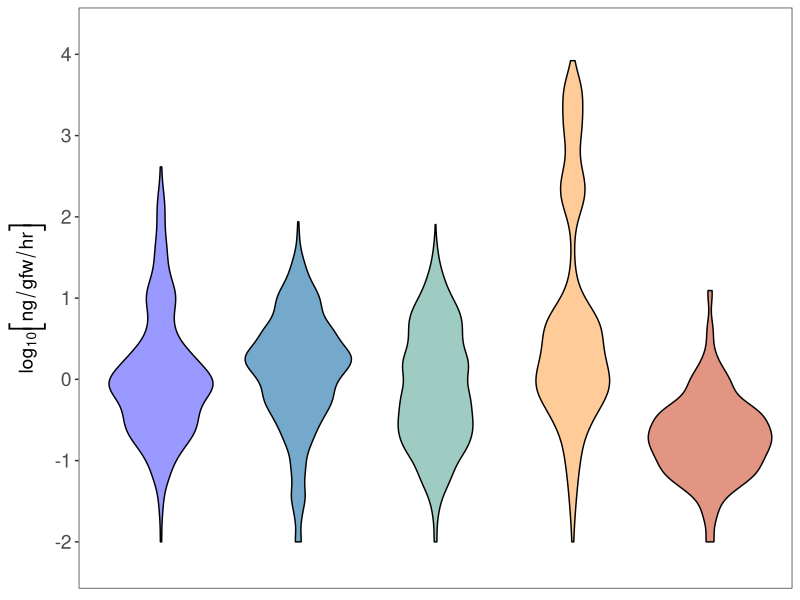

Write the R code that produced this figure.
# 
# METABOLOMIC SELECTION FOR ENHANCED FRUIT FLAVOR
# Colantonio and Ferrao et al., 2022
# https://doi.org/10.1073/pnas.2115865119
#

library(tidyverse)

####
# Blueberry Histograms 
####


# Set results directory and seed
resdir <- "results/fig2/"
set.seed(100)


# Load data
key = read.csv("data/input/bb_metabolites_clusters_key.csv")
bb = tibble(read.csv("data/input/bb_imputed.csv", check.names = F))

# Make unique genotype ids
bb$id <- paste0("bb", 1:nrow(bb), "_", bb$id)

# Gathering names of traits and metabolites
sensory = c("liking","sweetness", "sour", "intensity")
mets = colnames(bb)[!colnames(bb) %in% c(sensory, "id")]

# Check for the ones that don't overlap
key$Metabolite[!key$Metabolite %in% mets]
mets[!mets %in% key$Metabolite]

# Creating a metabolite key by merging
idx.bb = data.frame(Metabolite = mets) %>%
  merge(., key, by="Metabolite")

# Selecting only metabolite concentrations
tmp <- bb %>% select(-all_of(sensory))

# Creating the optimal data frame for plotting
tmp2 <- data.frame(t(tmp[, -1]))
colnames(tmp2) <- tmp$id
tmp2$id <- rownames(data.frame(tmp2))

tmp3 <- merge(tmp2, idx.bb[,c("Metabolite", "fig2b_histogram")], by.x = "id", by.y = "Metabolite", all.x = T)

tmp3$fig2b_histogram <- as.factor(tmp3$fig2b_histogram)
colnames(tmp3)[1] <- "metabolite"

tmp4 <- tmp3 %>% 
  pivot_longer(cols = c(-metabolite, -fig2b_histogram), 
               names_to = "genotype", 
               values_to = "concentration") %>% 
  drop_na() %>% 
  filter(!(fig2b_histogram %in% c("Acid/Sugar", "unknown"))) %>% 
  filter(concentration != 0)


# Plotting
p <- tmp4 %>% 
  ggplot(., aes(x = fig2b_histogram, 
                y = log((concentration), 10), 
                fill = fig2b_histogram)) + 
  geom_violin(color = "black", size = 0.5) +
  ylab(expression(paste(log[10], bgroup("[", ng/gfw/hr, "]")))) +
  scale_y_continuous(limits = c(-2.25, 4.25), 
                   breaks = seq(-2, 4, by = 1)) +
  scale_fill_manual(values = c("#9999ffff",
                               "#74a9ccff", 
                               "#9fccc2ff",
                               "#ffcc99ff", 
                               "#e19582ff", 
                               "#ccccccff"),
                    guide = "none") +
theme_bw() +
  theme(panel.grid = element_blank(),
        axis.text.x = element_blank(),
        axis.text.y = element_text(size = 14),
        axis.title.x = element_blank(),
        axis.title.y = element_text(size = 14),
        axis.ticks.x = element_blank()) 



## Saving plot as SVG file

svg(paste0(resdir, "fig2_panelB.svg"), width = 6, height = 2.5)
plot(p)
dev.off()

































